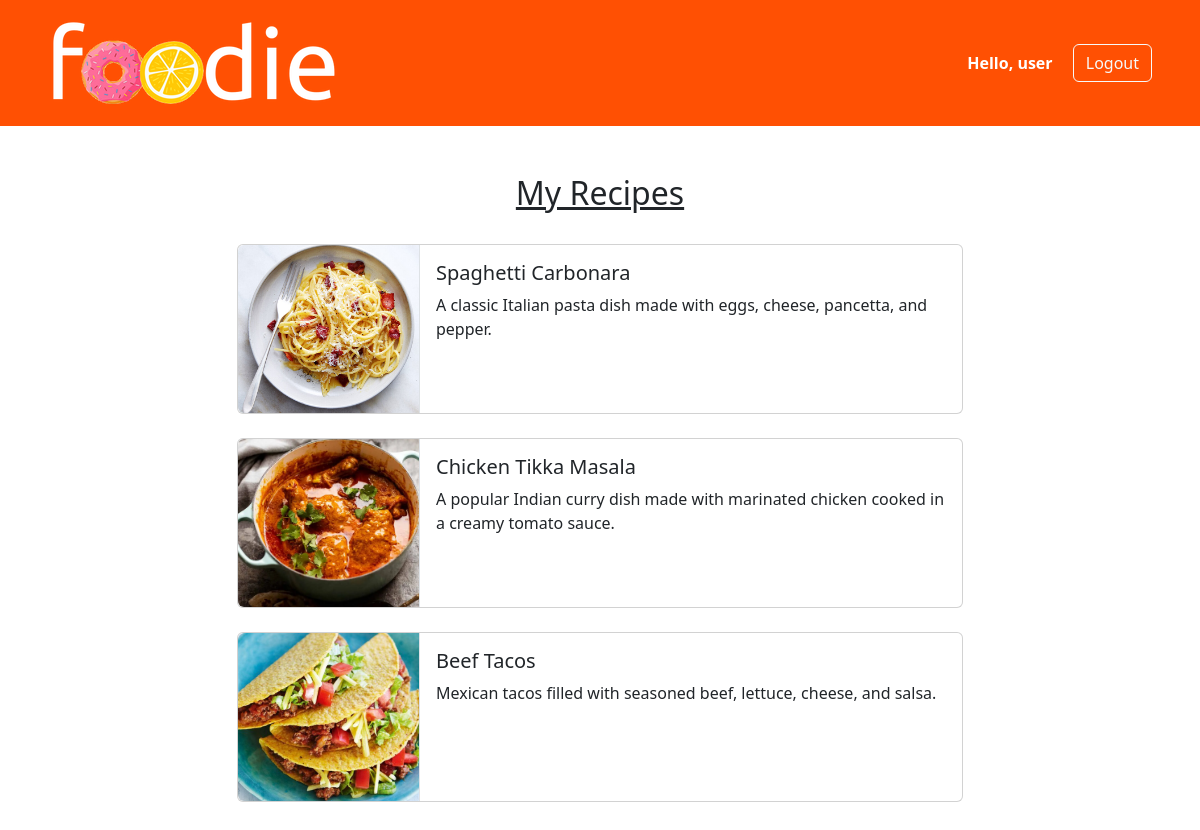
The app's page /recipes/1 (signed in) with its own data.
### tables this page shows
CREATE TABLE recipes (
    id INTEGER PRIMARY KEY AUTOINCREMENT,
    user_id INTEGER,
    title TEXT,
    description TEXT,
    servings INTEGER,
    FOREIGN KEY (user_id) REFERENCES users(id)
);

### app.py (the view)
@app.route("/recipes/<user_id>")
@login_required
@user_specific
def recipes(user_id):
    recipes = cur.execute("SELECT * FROM recipes WHERE user_id = ?", (session['user_id'],)).fetchall()
    picture_paths = []
    for recipe in recipes:
        picture = cur.execute("SELECT filename FROM pictures WHERE recipe_id = ?", (recipe['id'],)).fetchone()
        if picture == None:
            path = "/static/images/recipe-card-default.png"
        else:
            path = f"/static/uploads/{picture['filename']}"
        picture_paths.append(path)
    return render_template("recipes.html", recipes=recipes, pictures=picture_paths)

### app.py (called while the page is built)
def login_required(view):
    @functools.wraps(view)
    def wrapped_view(**kwargs):
        if "username" not in session:
            return redirect("/login")
        return view(**kwargs)
    return wrapped_view

def user_specific(view):
    @functools.wraps(view)
    def wrapped_view(**kwargs):
        user_id = request.view_args.get('user_id')
        if user_id != session['user_id']:
            return redirect("/")
        return view(**kwargs)
    return wrapped_view

### templates/recipes.html (shortened to what this page needs)
{% extends "layout.html" %}
{% block main %}
<div class="container content-container w-100 mt-5">
    <div class="row mb-4">
        <h2><u><center>My Recipes</center></u></h2>
    </div>
    {% if recipes | length == 0 %}
    <div class="row my-3"><i>No Saved Recipes</i></div>
    {% else %}
    {% for recipe in recipes %}
    <a class="card mb-4 recipe-card text-reset w-100" href="/recipe/{{ session['user_id'] }}/{{ recipe['id'] }}">
        <div class="row g-0 h-100">
            <div class="d-none d-sm-block col-3 h-100">
                <img class="card-pic" src="{{ pictures[loop.index0] }}" alt="recipe-picture">
            </div>
            <div class="col-sm-9 h-100 border-start">
                <div class="card-body">
                    <h5 class="card-title">{{ recipe["title"] }}</h5>
                    <p class="card-text">{{ recipe["description"] }}</p>
                 </div>
            </div>
        </div>
    </a>
    {% endfor %}
    {% endif %}
</div>
{% endblock %}

### templates/layout.html (shortened to what this page needs)
{% import 'macros.html' as macros %}
<!DOCTYPE html>
<html>
<head>
    <link href="https://cdn.jsdelivr.net/npm/bootstrap@5.2.3/dist/css/bootstrap.min.css" rel="stylesheet"
>
    <link rel="stylesheet" href="https://cdn.jsdelivr.net/npm/bootstrap-icons@1.10.2/font/bootstrap-icons.css">
    <link rel="stylesheet" href="/static/style.css">
</head>
<body>
    <nav class="navbar">
        <div class="container-fluid px-3 px-md-5 py-2" style="justify-content: space-between; align-items: center;">
            <a href="/">
                <img class="logo"
                    srcset="/static/images/logo/foodie_white_200w.png 200w,
                            /static/images/logo/foodie_white_300w.png 300w"
                    sizes="(max-width: 767px) 200px, 300px"
                    src="/static/images/logo/foodie_white_300w.png" alt="logo">
            </a>
            {% if "username" in session %}
            <div>
                <span class="me-3 align-middle" style="color:white;"><b>Hello, {{ session["username"] }}</b></span>
                <a class="btn btn-outline-light" href="/logout">Logout</a>
            </div>
            {% else %}
            <div class="btn-toolbar" role="toolbar">
                <a class="btn btn-outline-light me-3" href="/login">Login</a>
                <a class="btn btn-outline-light" href="/register">Register</a>
            </div>
            {% endif %}
        </div>
    </nav>
    {% block main %}
    {% endblock %}
</body>
</html>

### static/style.css (style rules this page uses)
:root { --orange: #FF5003; }
body { min-width: 400px; }
.content-container { max-width: 750px !important; }
a { text-decoration: none !important; }
.navbar { background-color: var(--orange); }
.recipe-card { height: 170px !important; text-decoration: none; }
.card-pic { width: 100%; height: 100%; object-fit: cover; border-radius: 0.375rem 0 0 0.375rem; }
.card-title { display: -webkit-box; -webkit-line-clamp: 2; -webkit-box-orient: vertical; overflow: hidden; text-overflow: ellipsis; }
.card-text { display: -webkit-box; -webkit-line-clamp: 3; -webkit-box-orient: vertical; overflow: hidden; text-overflow: ellipsis; }

### records on screen
recipes: shows a picture, title "Spaghetti Carbonara", description "A classic Italian pasta dish made with eggs, cheese, pancetta, and pepper."
recipes: shows a picture, title "Chicken Tikka Masala", description "A popular Indian curry dish made with marinated chicken cooked in a creamy tomato sauce."
recipes: shows a picture, title "Beef Tacos", description "Mexican tacos filled with seasoned beef, lettuce, cheese, and salsa."

### other values on screen
{{ session["username"] }} "user"
